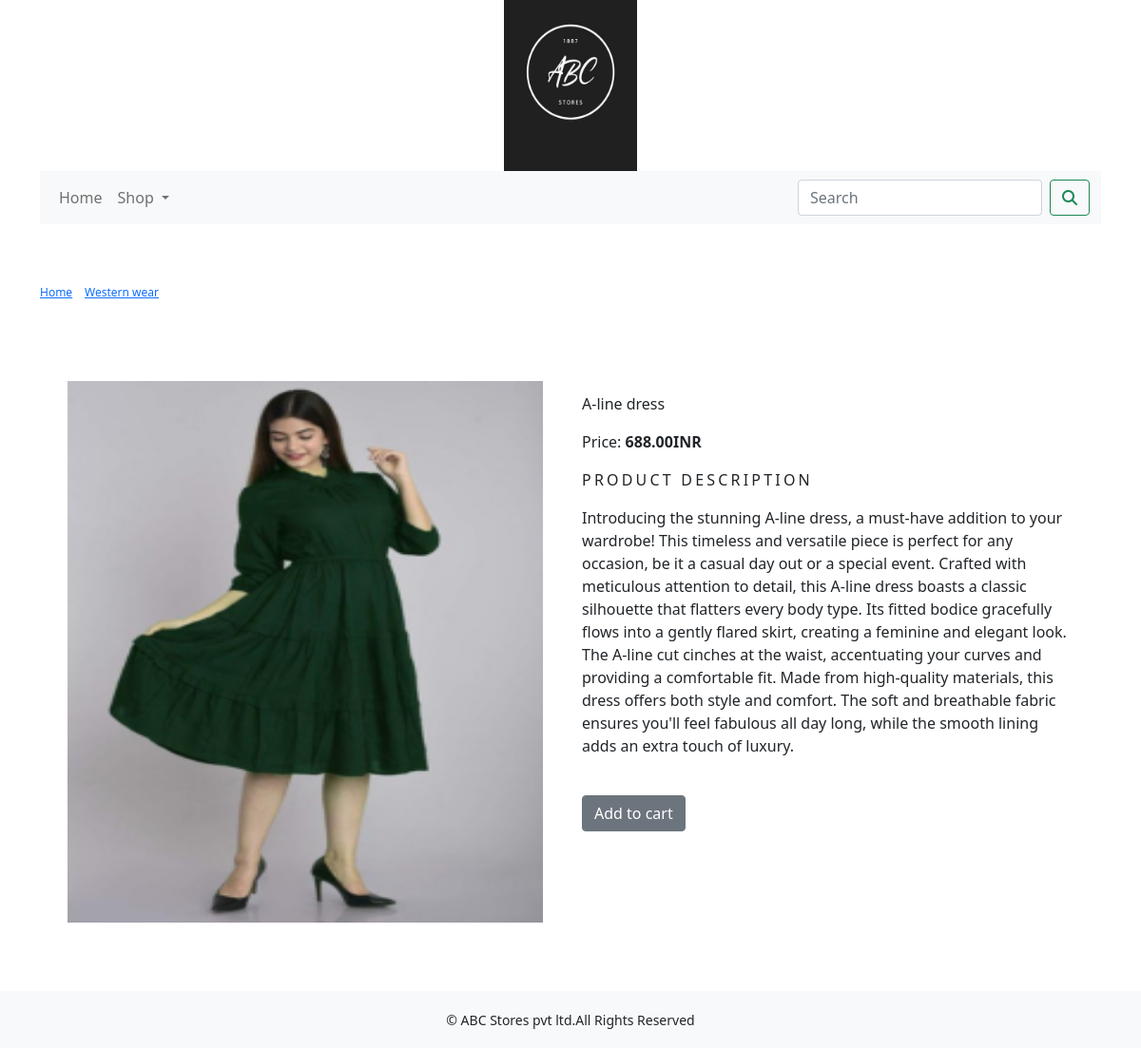
The app's page /shop/western-wear/a-line-dress/ with its own data.
### shop/models.py (models this page shows, shortened)
class Product(models.Model):
    name= models.CharField(max_length=250,unique=True)
    slug= models.SlugField(max_length=250,unique=True)
    desc= models.TextField(blank=True)
    price= models.DecimalField(max_digits=10,decimal_places=2)
    category= models.ForeignKey(Category,on_delete=models.CASCADE)
    image= models.ImageField(upload_to='product',blank=True)
    stock= models.IntegerField()
    available= models.BooleanField(default=True)
    created= models.DateTimeField(auto_now_add=True)
    updated= models.DateTimeField(auto_now=True)
    class Meta:
        ordering= ('name', )
        verbose_name= 'product'
        verbose_name_plural= 'products'

class Category(models.Model):
    name= models.CharField(max_length=250,unique=True)
    slug= models.SlugField(max_length=250,unique=True)
    desc= models.TextField(blank=True)
    image= models.ImageField(upload_to='category',blank=True)
    class Meta:
        ordering= ('name', )
        verbose_name= 'category'
        verbose_name_plural= 'categories'
    def get_url(self):
        return reverse('shop:products_by_category',args=[self.slug])
    def __str__(self):
        return '{}'.format(self.name)

### shop/views.py (the view)
# urls.py: path('<slug:c_slug>/<slug:product_slug>/',views.proDetail, name= 'prodCatDetail'),
def proDetail(request,c_slug,product_slug):
    try:
        product=Product.objects.get(category__slug=c_slug,slug=product_slug)
    except Exception as e:
        raise e
    return render(request,'product.html',{'product':product})

### cart/context_processors.py (called while the page is built)
def counter(request):
    item_count=0
    if 'admin' in request.path:
        return {}
    else:
        try:
            cart=Cart.objects.filter(cart_id=_cart_id(request))
            cart_items=CartItem.objects.all().filter(cart=cart[:1])
            for cart_item in cart_items:
                item_count += cart_item.quantity
        except Cart.DoesNotExist:
            item_count = 0
    return dict(item_count=item_count)

### cart/views.py (called while the page is built)
def _cart_id(request):
    cart= request.session.session_key
    if not cart:
        cart= request.session.create()
    return cart

### shop/context_processors.py (called while the page is built)
def menu_links(request):
    links=Category.objects.all()
    return dict(links=links)

### templates/product.html (shortened to what this page needs)
{% extends 'base.html' %}
{% load static %}
{% block body %}
<div class="row my_prod_row_class">
  <div class="mx-auto">
    <p><a href="{% url 'shop:allProdCat' %}">Home</a> | <a href="{{product.category.get_url}}">{{product.category}}</a> | {{product.name}}</p>
  </div>
</div><br>
<div class="container">
    <br>
 <div class="row">
    <div class="col-12 col-sm-12 col-md-12 col-lg-6 text-center">
        <div style="min-width: 18rem">
            <img src="{{product.image.url}}" alt="{{product.name}}" width="500" height="570">
        </div>
    </div>
        <div class="col-12 col-sm-12 col-md-12 col-lg-6">
            <h1 class="my_prod_title">{{product.name}}</h1>
            <p>Price:<b> {{product.price}}INR</b></p>
            <p class="my_title">Product Description</p>
            <p class="text-justify my_prod_text">{{product.desc}}</p>
            {% if product.stock <= 0 %}
              <p class="text-justify my_prod_text"><b>Sorry, Out of stock!</b></p>
            {% else %}
              <br><a class="btn btn-secondary" href="{% url 'cart:add_cart' product.id %}">Add to cart</a>
            {% endif %}
        </div>
 </div>
</div>    <br><br>
{% endblock %}

### static/css/custom.css (style rules this page uses)
body { font-family: 'Roboto', sans-serif; }
.my_title { font-size: 16px; text-transform: uppercase; letter-spacing: .2em; }
.my_prod_row_class { padding-top: 15px; padding-bottom: 20px; }
.my_prod_row_class .mx-auto { color: #0000; font-size: 12px; text-decoration: none; }
.my_prod_title { font-size: 16px; text-transform: uppercase: letter-spacing: .2em; padding-top: 15px; padding-bottom: 10px; }
.my_prod_text { padding-right: 20px; }

### records on screen
Product: category "Western wear", image (picture), name "A-line dress", price "688.00", desc "Introducing the stunning A-line dress, a must-have addition to your wardrobe! This timeless and versatile piece is perfect for any occasion, be it a casual day out or a special event. Crafted with meticulous attention to detail, this A-line dress boasts a classic silhouette that flatters every body type. Its fitted bodice gracefully flows into a gently flared skirt, creating a feminine and elegant look. The A-line cut cinches at the waist, accentuating your curves and providing a comfortable fit. Made from high-quality materials, this dress offers both style and comfort. The soft and breathable fabric ensures you'll feel fabulous all day long, while the smooth lining adds an extra touch of…"
